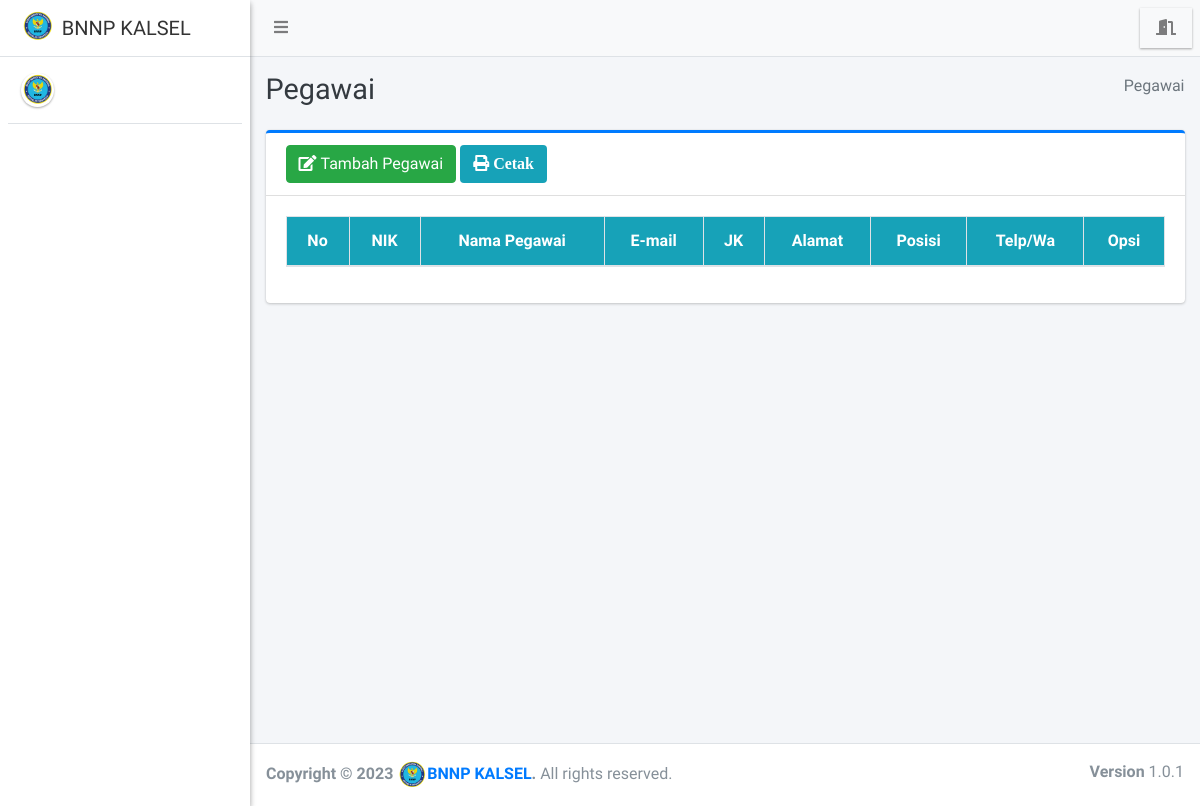
The app's page /perusahaan/pegawai/index.php, older data.
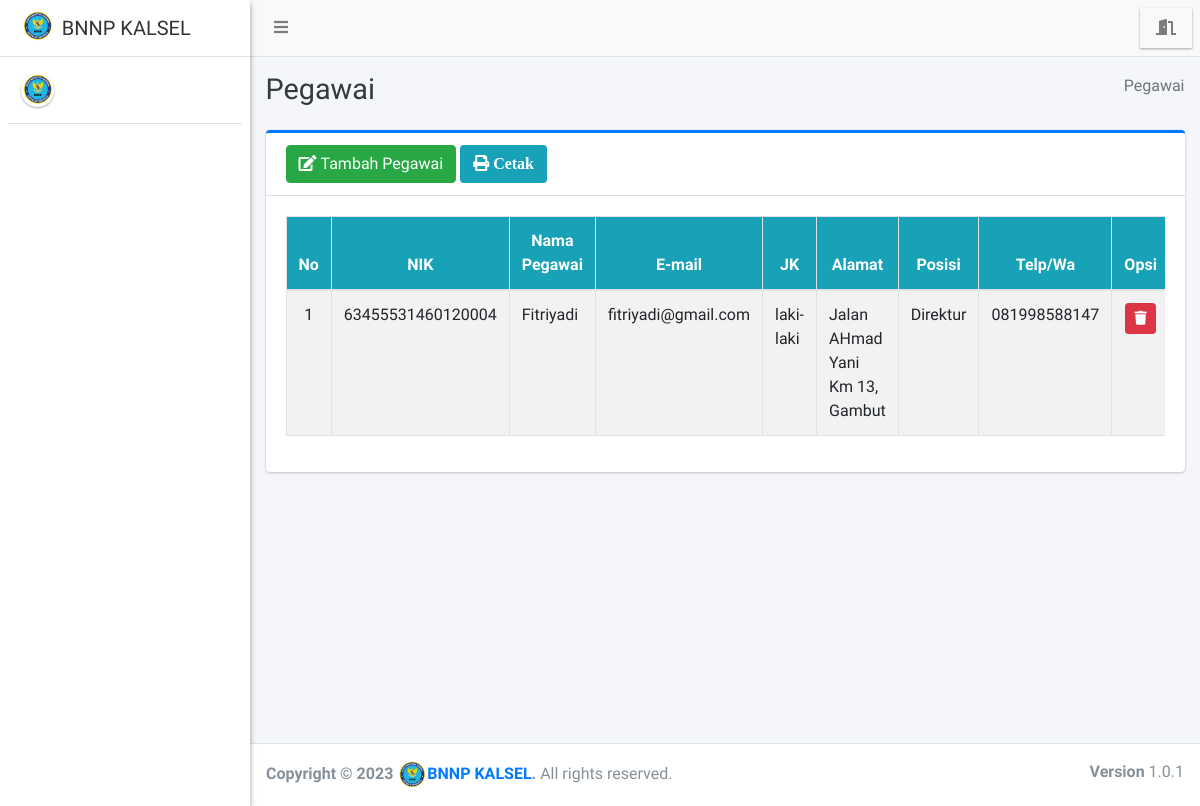
The same page, newer data.
### tables this page shows
CREATE TABLE `pegawai` (
  `id_pegawai` int(11) NOT NULL,
  `id_perusahaan` int(11) DEFAULT NULL,
  `nama_pegawai` varchar(255) DEFAULT NULL,
  `nik` varchar(150) DEFAULT NULL,
  `email` varchar(255) DEFAULT NULL,
  `jk` varchar(11) DEFAULT NULL,
  `alamat` text,
  `pekerjaan` varchar(150) DEFAULT NULL,
  `no_wa` varchar(25) DEFAULT NULL
);

### perusahaan/pegawai/index.php (the view, shortened to what this page needs)
<?php
require '../../config/koneksi.php';
?>
<!DOCTYPE html>
<html>
<?php
include '../../templates/head.php';
?>
<body class="hold-transition sidebar-mini layout-fixed">
    <div class="wrapper">
        <?php
        include '../../templates/navbar.php';
        ?>
        <?php
        include '../../templates/sidebar.php';
        ?>
        <div class="content-wrapper">
            <div class="content-header">
                <div class="container-fluid">
                    <div class="row mb-2">
                        <div class="col-sm-6">
                            <h1 class="m-0 text-dark">Pegawai</h1>
                        </div>
                        <div class="col-sm-6">
                            <ol class="breadcrumb float-sm-right">
                                <li class="breadcrumb-item active">Pegawai</li>
                            </ol>
                        </div>
                    </div>
                </div>
            </div>
            <section class="content">
                <div class="container-fluid">
                    <div class="row">
                        <div class="col-12">
                            <div class="card card-primary card-outline">
                                <div class="card-header">
                                    <a href="tambah" class="btn btn-success"><i class="fa fa-edit mr-1"></i>Tambah Pegawai</a>
                                    <a href="print" target="blank" class="btn bg-info"><i class="fa fa-print"> Cetak</i></a>
                                </div>
                                <div class="card-body">
                                    <div class="table-responsive">
                                        <table id="example1" class="table table-bordered table-striped">
                                            <thead class="bg-info">
                                                <tr align="center">
                                                    <th>No</th>
                                                    <th>NIK</th>
                                                    <th>Nama Pegawai </th>
                                                    <th>E-mail</th>
                                                    <th>JK</th>
                                                    <th>Alamat </th>
                                                    <th>Posisi</th>
                                                    <th>Telp/Wa </th>
                                                    <th>Opsi</th>
                                                </tr>
                                            </thead>
                                            <?php
                                            $no = 1;
                                            $data = $koneksi->query("SELECT * FROM pegawai AS p
                                            LEFT JOIN perusahaan AS pr ON p.id_perusahaan = pr.id_perusahaan
                                            WHERE p.id_perusahaan = '$_SESSION[id_perusahaan]'
                                            ORDER BY p.id_pegawai DESC");
                                            while ($row = $data->fetch_array()) {
                                            ?>
                                                <tbody style="background-color: white">
                                                    <tr>
                                                        <td align="center"><?= $no++ ?></td>
                                                        <td><?= $row['nik'] ?></td>
                                                        <td><?= $row['nama_pegawai'] ?><br></td>
                                                        <td><?= $row['email'] ?></td>
                                                        <td><?= $row['jk'] ?></td>
                                                        <td><?= $row['alamat'] ?></td>
                                                        <td><?= $row['pekerjaan'] ?></td>
                                                        <td><?= $row['no_wa'] ?></td>
                                                        <td align="center">
                                                            <a href="hapus?id=<?= $row['id_pegawai'] ?>" class="btn btn-danger btn-sm alert-hapus" title="Hapus"><i class="fa fa-trash"></i></a>
                                                        </td>
                                                    </tr>
                                                </tbody>
                                            <?php } ?>
                                        </table>
                                    </div>
                                </div>
                            </div>
                        </div>
                    </div>
                </div>
            </section>
        </div>
        <?php include_once "../../templates/footer.php"; ?>
    </div>
</body>
</html>

Row changes from the older to the newer data that the page shows:
added pegawai: nik "63455531460120004", nama_pegawai "Fitriyadi", email "fitriyadi@gmail.com", jk "laki-laki", alamat "Jalan AHmad Yani Km 13, Gambut", pekerjaan "Direktur", no_wa "081998588147"
